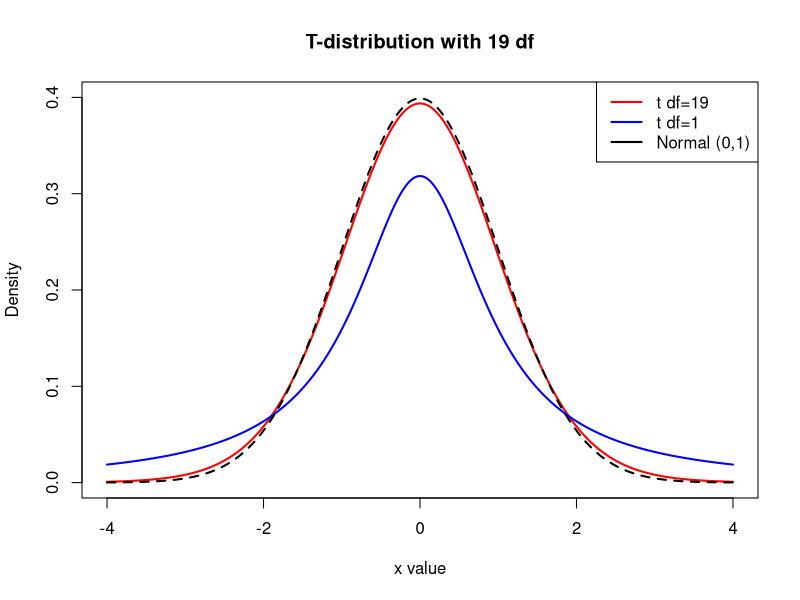

Reproduce this figure in R.
## ---- chunk 1
#| echo: true
alpha <- 0.05
n <- 20

# degrees of freedom
df <- n - 1  

# t critical value
t_crit <- qt(1 - alpha/2, df = df)
t_crit
## ---- chunk 2
#| fig-height: 9

# Set up the x-axis values
x <- seq(-4, 4, length = 1000)

# Compute the densities for the t-distributions
y_t1 <- dt(x, df = 1)
y_t19 <- dt(x, df = 19)


# Compute the density for the standard normal distribution
y_norm <- dnorm(x, mean = 0, sd = 1)

# Plot the density for t-distribution with 1 degree of freedom
plot(x, y_t19, type = "l", col = "red", lwd = 2, ylim = c(0, 0.4),
     main = "T-distribution with 19 df",
     xlab = "x value", ylab = "Density")

# Add the density for t-distribution with 3 degrees of freedom
lines(x, y_t1, col = "blue", lwd = 2)

# Add the density for the standard normal distribution
lines(x, y_norm, col = "black", lwd = 2, lty = 2)

# Add a legend
legend("topright", legend = c("t df=19", "t df=1", "Normal (0,1)"),
       col = c("red", "blue","black"), lwd = 2, lty = c(1, 1, 1, 1, 2))

## ---- chunk 3
#| echo: false
#| warning: false
library(tidyverse)
## ---- chunk 4
#| echo: true
alpha <- 0.05
qnorm(1-(alpha/2), mean = 0, sd = 1)
## ---- chunk 5
#| echo: true
alpha <- 0.05
n <- 30

# degrees of freedom
df <- n - 1  

# t critical value
t_crit <- qt(1 - alpha/2, df = df)
t_crit
## ---- chunk 6
#| echo: false
# Sample size, mean, and standard deviation
n <- 50
xbar <- 0.017
s <- 0.008

# Create a pseudo-sample consistent with the summary statistics
set.seed(123) 
sample_data <- rnorm(n, mean = xbar, sd = s)
df <- as.data.frame(sample_data)
## ---- chunk 7
#| echo: true
df |>
  slice(1:5)
## ---- chunk 8
#| echo: true
t.test(df$sample_data, mu = 0.020)
## ---- chunk 9
pt(2.6012, df=49)
## ---- chunk 10
p_high <- 1-pt(2.6012, df=49)
p_high

2*p_high
## ---- chunk 11
#| echo: false
#| # Create a pseudo-sample consistent with the summary statistics
set.seed(123) 
# Simulated BIOS 600 IQ data
bios600 <- rnorm(30, mean = 120, sd = 15)
## ---- chunk 12
# One-sample t-test (greater than 100)
t.test(bios600, mu = 100)
## ---- chunk 13
#| echo: false
#| # Create a pseudo-sample consistent with the summary statistics
set.seed(123) 
# Simulated BIOS 600 IQ data
bios600 <- rnorm(30, mean = 105, sd = 15)
## ---- chunk 14
# One-sample t-test (greater than 100)
t.test(bios600, mu = 100)
